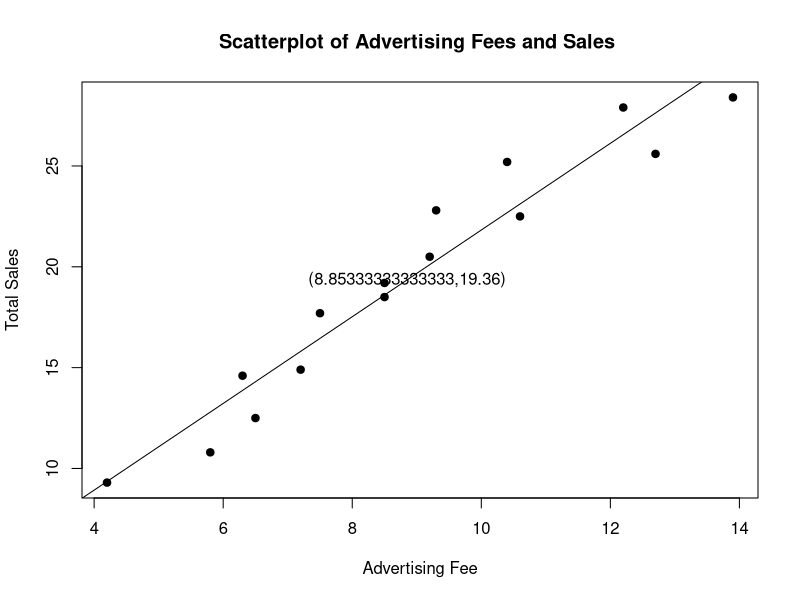

Generate this figure with R: (Note: this script raises an error after producing the figure.)
market <- read.table('./market-1.txt', header=T)
market.lm <- lm(Y ~ X, data = market)
market.lm.summary <- summary(market.lm)
plot(market$X, market$Y, xlab='Advertising Fee', ylab='Total Sales', pch=19)
title("Scatterplot of Advertising Fees and Sales ")
abline(market.lm)
identify(market$X, market$Y)
β0 <- market.lm.summary$coefficients[2, 1]
β1 <- market.lm.summary$coefficients[1, 1]
xbar <- mean(market$X)
ybar <- mean(market$Y)
text(xbar, ybar, paste0('(', xbar, ',', ybar, ')'))
fx <- paste0('Ŷ = ',β0,' + ',β1,'*X')
text(locator(1), fx)
